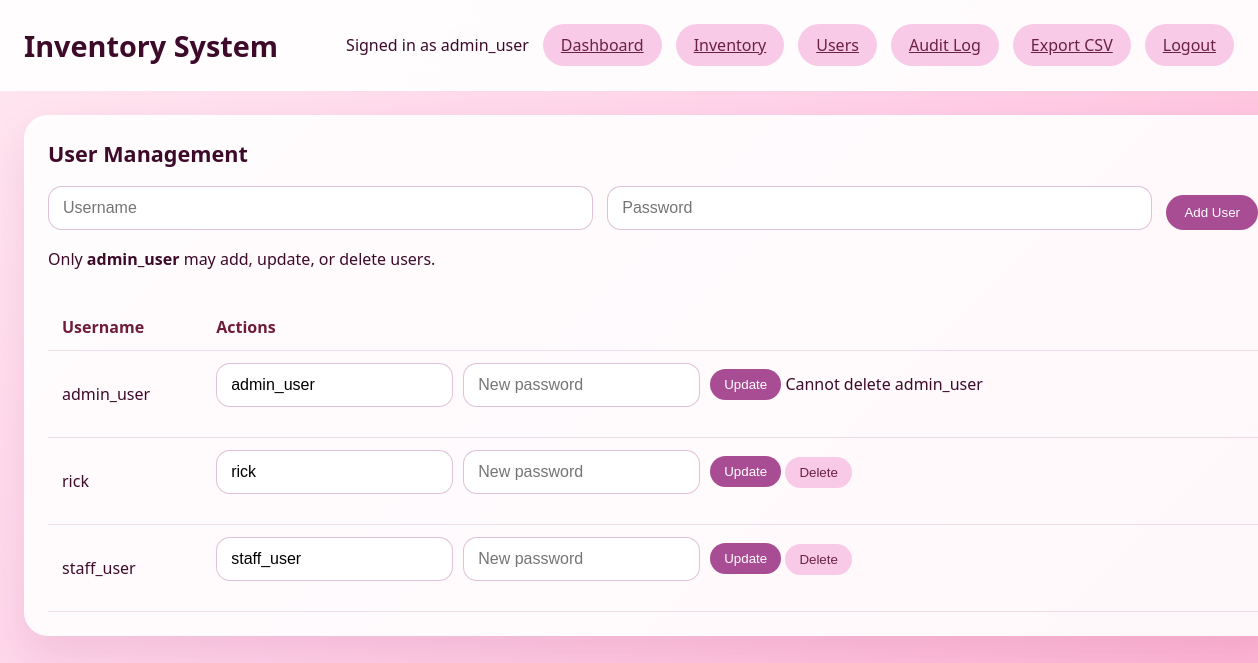
The page /users (signed in) on the database its author committed.
### app.py (models this page shows, shortened)
class InventoryItemUser(UserMixin, db.Model):
    __tablename__ = 'inventory_item_user'
    OID = db.Column(db.Integer, primary_key=True)
    username = db.Column(db.String(150), unique=True, nullable=False)
    encrypt_password_hash = db.Column(db.String(255), nullable=False)

### app.py (the view)
@app.route('/users')
@login_required
def users():
    if not is_admin_user():
        flash('User management is restricted to admin_user.', 'danger')
        return redirect(url_for('dashboard'))
    users = InventoryItemUser.query.order_by(InventoryItemUser.username).all()
    return render_template('users.html', users=users)

### app.py (called while the page is built)
@login_manager.user_loader
def load_user(user_id):
    try:
        return InventoryItemUser.query.get(int(user_id))
    except Exception:
        return None

def is_admin_user():
    return current_user.is_authenticated and current_user.username == 'admin_user'

@app.context_processor
def inject_now():
    return {'now': datetime.utcnow()}

### templates/users.html (shortened to what this page needs)
{% extends 'base.html' %}
{% block content %}
<div class="dashboard-grid">
  <section class="panel full-width">
    <h2>User Management</h2>
    {% if current_user.username == 'admin_user' %}
    <form action="{{ url_for('save_user') }}" method="post" class="grid-form">
      <input type="text" name="username" placeholder="Username" required>
      <input type="password" name="password" placeholder="Password" required>
      <button class="button" type="submit">Add User</button>
    </form>
    {% else %}
    <div class="admin-only-note">Only admin_user can add users.</div>
    <button class="button disabled" type="button" disabled>Add User</button>
    {% endif %}
    <p class="note">Only <strong>admin_user</strong> may add, update, or delete users.</p>
    <div class="user-table-wrapper">
      <table class="user-table">
        <thead>
          <tr>
            <th>Username</th>
            <th>Actions</th>
          </tr>
        </thead>
        <tbody>
          {% for user in users %}
          <tr>
            <td>{{ user.username }}</td>
            <td>
              {% if current_user.username == 'admin_user' %}
              <form action="{{ url_for('save_user') }}" method="post" class="inline-form user-form">
                {% if user.username == 'admin_user' %}
                  <input type="text" name="username" value="{{ user.username }}" readonly>
                {% else %}
                  <input type="text" name="username" value="{{ user.username }}" required>
                {% endif %}
                <input type="password" name="password" placeholder="New password">
                <button class="button small" type="submit">Update</button>
              </form>
              {% if user.username != 'admin_user' %}
              <form action="{{ url_for('delete_user') }}" method="post" class="inline-form user-form">
                <button class="button small secondary" type="submit">Delete</button>
              </form>
              {% else %}
                <span class="note">Cannot delete admin_user</span>
              {% endif %}
              {% else %}
                <button class="button small disabled" type="button" disabled>Update</button>
                <button class="button small secondary disabled" type="button" disabled>Delete</button>
              {% endif %}
            </td>
          </tr>
          {% endfor %}
        </tbody>
      </table>
    </div>
  </section>
</div>
{% endblock %}

### templates/base.html (shortened to what this page needs)
<!doctype html>
<html lang="en">
<head>
  <link rel="stylesheet" href="{{ url_for('static', filename='css/style.css') }}">
</head>
<body>
  <div class="app-shell">
    <header class="app-header">
      <div class="header-left">
        <h1>Inventory System</h1>
      </div>
      {% if current_user.is_authenticated %}
      <div class="user-bar">
        <span>Signed in as {{ current_user.username }}</span>
        <a class="button secondary" href="{{ url_for('dashboard') }}">Dashboard</a>
        {% if current_user.username == 'admin_user' %}
        <a class="button secondary" href="{{ url_for('inventory') }}">Inventory</a>
        <a class="button secondary" href="{{ url_for('users') }}">Users</a>
        <a class="button secondary" href="{{ url_for('audit_log') }}">Audit Log</a>
        {% endif %}
        <a class="button secondary" href="{{ url_for('export_inventory_csv') }}">Export CSV</a>
        <a class="button secondary" href="{{ url_for('logout') }}">Logout</a>
      </div>
      {% endif %}
    </header>
    <main class="page-content">
      {% block content %}{% endblock %}
    </main>
  </div>
</body>
</html>

### static/css/style.css (style rules this page uses)
body { margin: 0; font-family: 'Segoe UI', Tahoma, Geneva, Verdana, sans-serif; background: linear-gradient(135deg, #ffe7f0 0%, #ffd1e8 45%, #ffb3d1 100%); color: #3d0a2a; }
.app-shell { min-height: 100vh; display: flex; flex-direction: column; }
.app-header { padding: 24px; background: rgba(255, 255, 255, 0.92); backdrop-filter: blur(12px); border-bottom: 1px solid rgba(255, 255, 255, 0.7); display: flex; justify-content: space-between; align-items: center; }
.app-header h1 { margin: 0; font-size: 1.8rem; }
.user-bar { display: flex; align-items: center; gap: 14px; }
.button { border: none; padding: 10px 18px; border-radius: 999px; background: #a84d93; color: white; cursor: pointer; transition: background 0.2s ease; }
.button.secondary { background: rgba(249, 200, 231, 0.95); color: #6b2142; }
.button.small { padding: 8px 14px; }
.page-content { padding: 24px; width: 100%; max-width: 1280px; margin: 0 auto; }
.dashboard-grid { display: grid; grid-template-columns: repeat(auto-fit, minmax(280px, 1fr)); gap: 20px; }
.panel { background: rgba(255, 255, 255, 0.9); border-radius: 24px; padding: 24px; box-shadow: 0 20px 40px rgba(150, 45, 113, 0.12); }
.panel.full-width { grid-column: 1 / -1; }
.panel h2 { margin-top: 0; font-size: 1.35rem; }
.inline-form, .grid-form { display: grid; gap: 14px; margin-bottom: 18px; }
.grid-form { grid-template-columns: 1fr 1fr auto; align-items: end; }
.user-table-wrapper { overflow-x: auto; }
.user-table { width: 100%; border-collapse: collapse; margin-top: 18px; }
.user-table th, .user-table td { padding: 12px 14px; border-bottom: 1px solid rgba(169, 77, 147, 0.18); }
.user-table th { text-align: left; color: #6f1c39; }
.user-form { display: inline-grid; grid-auto-flow: column; gap: 10px; align-items: center; }
.grid-form input, .grid-form select, .inline-form input { border: 1px solid rgba(169, 77, 147, 0.35); border-radius: 14px; padding: 12px 14px; font-size: 1rem; background: white; }

### rows shown on the page
InventoryItemUser: username "admin_user", shows "Cannot delete admin_user"
InventoryItemUser: username "rick"
InventoryItemUser: username "staff_user"
